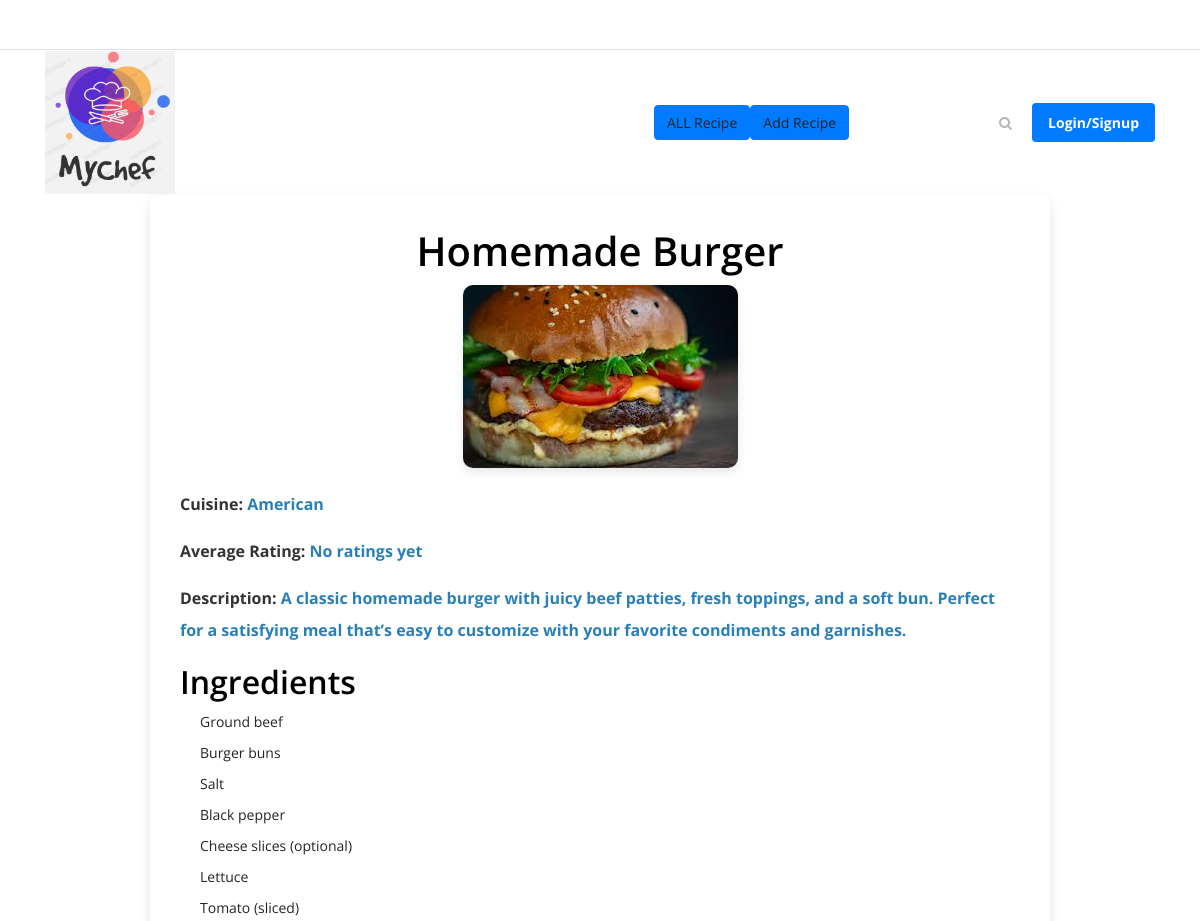
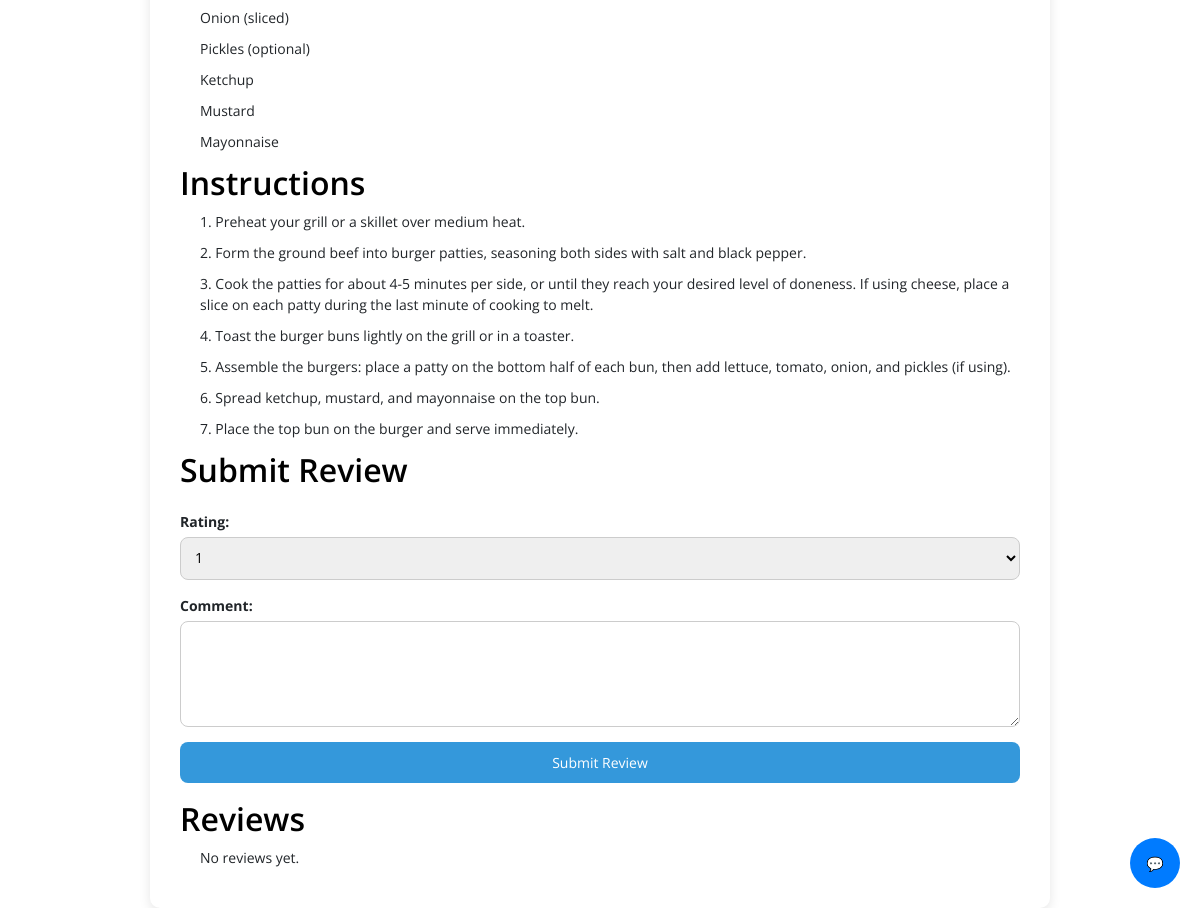
Page /recipe_details/6 on the committed database (2 pictures, top to bottom).
### MyChef/models.py (models this page shows)
class Recipe(db.Model):
    id = db.Column(db.Integer, primary_key=True)
    name = db.Column(db.String(150), nullable=False)
    description = db.Column(db.Text, nullable=True)
    cuisine = db.Column(db.String(100), nullable=True)
    image = db.Column(db.String(150), nullable=True)
    rating = db.Column(db.Integer, default=0)
    date_created = db.Column(db.DateTime(timezone=True), default=func.now())
    user_id = db.Column(db.Integer, db.ForeignKey('user.id'), nullable=False)
    reviews = db.relationship('Review', backref='reviews_in_recipe', cascade='all, delete-orphan')
    ingredients = db.relationship('Ingredient', backref='recipe', cascade='all, delete-orphan')
    instructions = db.relationship('Instruction', backref='recipe', cascade='all, delete-orphan')
    meal_plans = db.relationship('MealPlan', back_populates='recipe')
    tags = db.relationship('Tag', secondary='recipe_tags', backref=db.backref('tags_in_recipe', lazy='dynamic'))
    user = db.relationship('User', back_populates='recipes')

class Ingredient(db.Model):
    id = db.Column(db.Integer, primary_key=True)
    recipe_id = db.Column(db.Integer, db.ForeignKey('recipe.id'), nullable=False)
    ingredient = db.Column(db.String(150), nullable=False)

class Instruction(db.Model):
    id = db.Column(db.Integer, primary_key=True)
    recipe_id = db.Column(db.Integer, db.ForeignKey('recipe.id'), nullable=False)
    step_number = db.Column(db.Integer, nullable=False)
    instruction = db.Column(db.Text, nullable=False)

### MyChef/views.py (the view)
@views.route('/recipe_details/<int:recipe_id>', methods=['GET'])
def recipe_details(recipe_id):
    recipe = Recipe.query.get_or_404(recipe_id)
    average_rating = (
        db.session.query(func.avg(Review.rating))
        .filter(Review.recipe_id == recipe_id)
        .scalar()
    )
    average_rating = round(average_rating, 1) if average_rating else "No ratings yet"
    return render_template('recipe_details.html', recipe=recipe, average_rating=average_rating)

### MyChef/templates/recipe_details.html (shortened to what this page needs)
<head>
    <link rel="stylesheet" href="{{ url_for('static', filename='css/recipe.css') }}">
</head>
{% extends 'base.html' %}
{% block content %}
    {% include 'chatbot.html' %}
    <div class="recipe-container">
        <h1>{{ recipe.name }}</h1>
        <div class="recipe-image">
            {% if recipe.image %}
                <img src="{{ url_for('static', filename= recipe.image) }}" alt="{{ recipe.name }}" class="recipe-img">
            {% else %}
                <p>No image available</p>
            {% endif %}
        </div>
        <div class="recipe-details">
            <p><strong>Cuisine:</strong> <span class="detail">{{ recipe.cuisine or 'Not specified' }}</span></p>
            <p><strong>Average Rating:</strong> <span class="detail">{{ average_rating }}</span></p>
            <p><strong>Description:</strong> <span class="detail">{{ recipe.description or 'No description available.' }}</span></p>
        </div>
        <h2>Ingredients</h2>
        <ul>
            {% for ingredient in recipe.ingredients %}
                <li>{{ ingredient.ingredient }}</li>
            {% else %}
                <li>No ingredients listed.</li>
            {% endfor %}
        </ul>
        <h2>Instructions</h2>
        <ol>
            {% for instruction in recipe.instructions %}
                <li>{{ instruction.step_number }}. {{ instruction.instruction }}</li>
            {% else %}
                <li>No instructions available.</li>
            {% endfor %}
        </ol>
        <h2>Submit Review</h2>
        <form method="POST" action="{{ url_for('views.add_review', recipe_id=recipe.id) }}">
            <label for="rating">Rating:</label>
            <select name="rating" id="rating" required>
                <option value="1">1</option>
            </select>
            <label for="comment">Comment:</label>
            <textarea name="comment" id="comment" rows="4" cols="50"></textarea>
            <button type="submit">Submit Review</button>
        </form>
        <h2>Reviews</h2>
        <ul>
            {% for review in recipe.reviews %}
                <li><strong>{{ review.user.first_name }}:</strong> Rated {{ review.rating }} stars - {{ review.comment }}</li>
            {% else %}
                <li>No reviews yet.</li>
            {% endfor %}
        </ul>
    </div>
{% endblock %}

### MyChef/static/css/recipe.css (style rules this page uses)
body { font-family: Arial, sans-serif; background-color: #f7f7f7; margin: 0; padding: 0; }
.recipe-container { max-width: 900px; margin: 0 auto; background-color: white; padding: 30px; border-radius: 10px; box-shadow: 0 4px 12px rgba(0, 0, 0, 0.1); }
h1 { text-align: center; color: #2980b9; margin-bottom: 20px; }
.recipe-image { text-align: center; margin-bottom: 20px; }
.recipe-image img { max-width: 100%; height: auto; border-radius: 10px; box-shadow: 0 4px 10px rgba(0, 0, 0, 0.1); }
.recipe-details p { font-size: 16px; color: #333; margin-bottom: 15px; }
.detail { font-weight: bold; color: #2980b9; }
form { display: flex; flex-direction: column; margin-top: 20px; }
form label { margin-bottom: 5px; font-weight: bold; }
form select, form textarea, form button { margin-bottom: 15px; padding: 10px; border-radius: 8px; border: 1px solid #ccc; }
form button { background-color: #3498db; color: white; border: none; cursor: pointer; }
ul, ol { padding-left: 20px; }
ul li, ol li { margin-bottom: 10px; }
h2 { color: #3498db; }

### MyChef/static/style.css (style rules this page uses)
* { margin: 0; padding: 0; }
body { font-family: "Open Sans", sans-serif; font-size: 14px; }
h1, h2, h3, h4, h5, h6 { color: #000000; line-height: 1.3; font-weight: 600; }
p { color: #9b9b9b; font-size: 14px; line-height: 2; font-weight: 400; }
ul, ol { margin: 0; }
ul li, ol li { list-style: none; }
img { height: auto; max-width: 100%; }

### rows in the picture
Recipe: name "Homemade Burger", image (picture), cuisine "American", description "A classic homemade burger with juicy beef patties, fresh toppings, and a soft bun. Perfect for a satisfying meal that’s easy to customize with your favorite condiments and garnishes."
Ingredient: ingredient "Ground beef"
Ingredient: ingredient "Burger buns"
Ingredient: ingredient "Salt"
Ingredient: ingredient "Black pepper"
Ingredient: ingredient "Cheese slices (optional)"
Ingredient: ingredient "Lettuce"
Ingredient: ingredient "Tomato (sliced)"
Ingredient: ingredient "Onion (sliced)"
Ingredient: ingredient "Pickles (optional)"
Ingredient: ingredient "Ketchup"
Ingredient: ingredient "Mustard"
Ingredient: ingredient "Mayonnaise"
Instruction: step_number "1", instruction "Preheat your grill or a skillet over medium heat."
Instruction: step_number "2", instruction "Form the ground beef into burger patties, seasoning both sides with salt and black pepper."
Instruction: step_number "3", instruction "Cook the patties for about 4-5 minutes per side, or until they reach your desired level of doneness. If using cheese, place a slice on each patty during the last minute of cooking to melt."
Instruction: step_number "4", instruction "Toast the burger buns lightly on the grill or in a toaster."
Instruction: step_number "5", instruction "Assemble the burgers: place a patty on the bottom half of each bun, then add lettuce, tomato, onion, and pickles (if using)."
Instruction: step_number "6", instruction "Spread ketchup, mustard, and mayonnaise on the top bun."
Instruction: step_number "7", instruction "Place the top bun on the burger and serve immediately."

### other values in the picture
{{ average_rating }} "No ratings yet"
